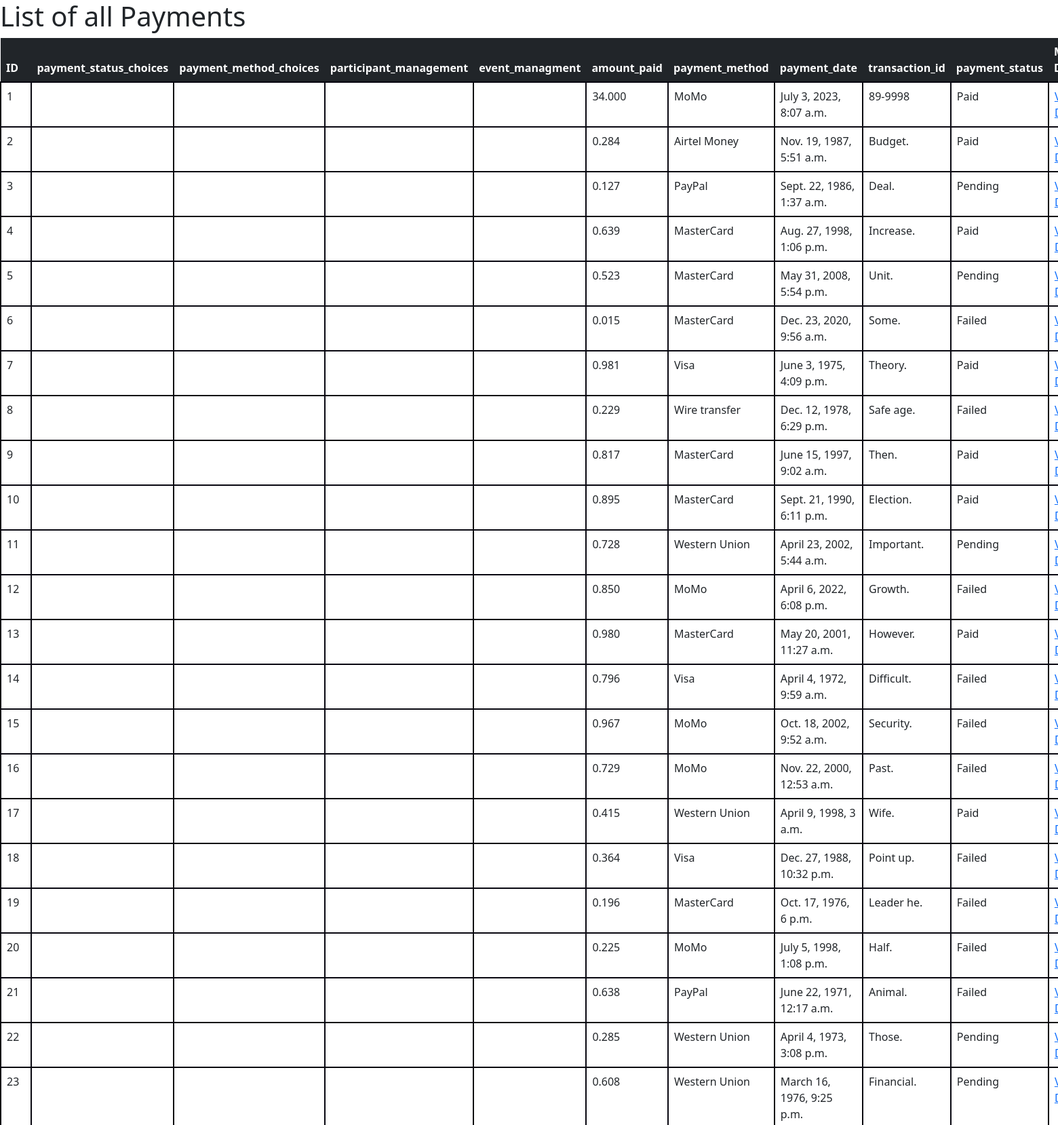
/list_of_all_payments/ (upper part), run on the app's committed database.
### Event_app/models.py (models this page shows, shortened)
class event_payment(models.Model):
    payment_status_choices = (('Paid','paid'),
    ('Pending','pending'),
    ('Failed', 'failed'))
    payment_method_choices = (('MoMo', 'Mobile Money'), ('PayPal', 'PayPal'), ('Airtel Money', 'Airtel Money'), ('MasterCard', 'MasterCard'), ('Visa', 'Visa Card'), ('Wire transfer', 'Wire transfer'), ('Western Union', 'Western Union'),)
    participant_management = models.ForeignKey(participant_management , on_delete=models.CASCADE, related_name='payments')
    event_managment = models.ForeignKey(event_managment , on_delete=models.CASCADE)
    amount_paid=models.DecimalField(max_digits=10,decimal_places=3)
    payment_method=models.CharField(max_length=20, choices=payment_method_choices)
    payment_date=models.DateTimeField(auto_now_add=True)
    transaction_id=models.CharField(max_length=10)
    payment_status=models.CharField(max_length=20,choices=payment_status_choices)

### Event_app/views.py (the view)
# urls.py: path('list_of_all_payments/',views.list_of_all_payments),
def list_of_all_payments(request):
       myevent = event_payment.objects.all().values()
       template = loader.get_template('Event_app/list_of_all_payments.html')
       context = {
           'mymembers': myevent,
           }
       return HttpResponse(template.render(context, request))

### Event_app/templates/Event_app/list_of_all_payments.html (shortened to what this page needs)
<!DOCTYPE html>
<html>
  <head>
    <link href="https://cdn.jsdelivr.net/npm/bootstrap@5.0.2/dist/css/bootstrap.min.css" rel="stylesheet">
  </head>
  <body>
<h1>List of all Payments</h1>
<table class="table">
<thead class="table-dark">
  <tr>
    <th>ID</th>
    <th>payment_status_choices</th>
    <th>payment_method_choices</th>
    <th>participant_management</th>
    <th>event_managment</th>
    <th>amount_paid</th>
    <th>payment_method</th>
    <th> payment_date</th>
    <th> transaction_id</th>
    <th>payment_status</th>
    <th>MORE DITAIL</th>
  </tr>
</thead>
<tbody>
  {% for x in mymembers %}
  <tr>
     <td>{{ x.id }}</td>
     <td>{{ x.payment_status_choices }}</td>
     <td>{{ x.payment_method_choices}} </td>
     <td>{{ x.participant_management }}</td>
     <td>{{ x.event_managment }}</td>
     <td>{{ x.amount_paid }}</td>
     <td>{{ x.payment_method }}</td>
     <td>{{ x.payment_date }}</td>
     <td>{{ x.transaction_id }}</td>
     <td>{{ x.payment_status }}</td>
     <td><a href="details_of_payment/{{ x.id }}">View Ditail</a></td>
  </tr>
  {% endfor %}
</table>
</body>
</html>

### Event_app/templates/Event_app/list_of_all_payments.html (style rules this page uses)
th { border: solid #080710 5px; }
table tr td { border: solid #080710 2px; margin-left: 30px; }

### data on the page
event_payment: id "1", amount_paid "34.000", payment_method "MoMo", payment_date "July 3, 2023, 8:07 a.m.", transaction_id "89-9998", payment_status "Paid"
event_payment: id "2", amount_paid "0.284", payment_method "Airtel Money", payment_date "Nov. 19, 1987, 5:51 a.m.", transaction_id "Budget.", payment_status "Paid"
event_payment: id "3", amount_paid "0.127", payment_method "PayPal", payment_date "Sept. 22, 1986, 1:37 a.m.", transaction_id "Deal.", payment_status "Pending"
event_payment: id "4", amount_paid "0.639", payment_method "MasterCard", payment_date "Aug. 27, 1998, 1:06 p.m.", transaction_id "Increase.", payment_status "Paid"
event_payment: id "5", amount_paid "0.523", payment_method "MasterCard", payment_date "May 31, 2008, 5:54 p.m.", transaction_id "Unit.", payment_status "Pending"
event_payment: id "6", amount_paid "0.015", payment_method "MasterCard", payment_date "Dec. 23, 2020, 9:56 a.m.", transaction_id "Some.", payment_status "Failed"
event_payment: id "7", amount_paid "0.981", payment_method "Visa", payment_date "June 3, 1975, 4:09 p.m.", transaction_id "Theory.", payment_status "Paid"
event_payment: id "8", amount_paid "0.229", payment_method "Wire transfer", payment_date "Dec. 12, 1978, 6:29 p.m.", transaction_id "Safe age.", payment_status "Failed"
event_payment: id "9", amount_paid "0.817", payment_method "MasterCard", payment_date "June 15, 1997, 9:02 a.m.", transaction_id "Then.", payment_status "Paid"
event_payment: id "10", amount_paid "0.895", payment_method "MasterCard", payment_date "Sept. 21, 1990, 6:11 p.m.", transaction_id "Election.", payment_status "Paid"
event_payment: id "11", amount_paid "0.728", payment_method "Western Union", payment_date "April 23, 2002, 5:44 a.m.", transaction_id "Important.", payment_status "Pending"
event_payment: id "12", amount_paid "0.850", payment_method "MoMo", payment_date "April 6, 2022, 6:08 p.m.", transaction_id "Growth.", payment_status "Failed"
event_payment: id "13", amount_paid "0.980", payment_method "MasterCard", payment_date "May 20, 2001, 11:27 a.m.", transaction_id "However.", payment_status "Paid"
event_payment: id "14", amount_paid "0.796", payment_method "Visa", payment_date "April 4, 1972, 9:59 a.m.", transaction_id "Difficult.", payment_status "Failed"
event_payment: id "15", amount_paid "0.967", payment_method "MoMo", payment_date "Oct. 18, 2002, 9:52 a.m.", transaction_id "Security.", payment_status "Failed"
event_payment: id "16", amount_paid "0.729", payment_method "MoMo", payment_date "Nov. 22, 2000, 12:53 a.m.", transaction_id "Past.", payment_status "Failed"
event_payment: id "17", amount_paid "0.415", payment_method "Western Union", payment_date "April 9, 1998, 3 a.m.", transaction_id "Wife.", payment_status "Paid"
event_payment: id "18", amount_paid "0.364", payment_method "Visa", payment_date "Dec. 27, 1988, 10:32 p.m.", transaction_id "Point up.", payment_status "Failed"
event_payment: id "19", amount_paid "0.196", payment_method "MasterCard", payment_date "Oct. 17, 1976, 6 p.m.", transaction_id "Leader he.", payment_status "Failed"
event_payment: id "20", amount_paid "0.225", payment_method "MoMo", payment_date "July 5, 1998, 1:08 p.m.", transaction_id "Half.", payment_status "Failed"
event_payment: id "21", amount_paid "0.638", payment_method "PayPal", payment_date "June 22, 1971, 12:17 a.m.", transaction_id "Animal.", payment_status "Failed"
event_payment: id "22", amount_paid "0.285", payment_method "Western Union", payment_date "April 4, 1973, 3:08 p.m.", transaction_id "Those.", payment_status "Pending"
event_payment: id "23", amount_paid "0.608", payment_method "Western Union", payment_date "March 16, 1976, 9:25 p.m.", transaction_id "Financial.", payment_status "Pending"
